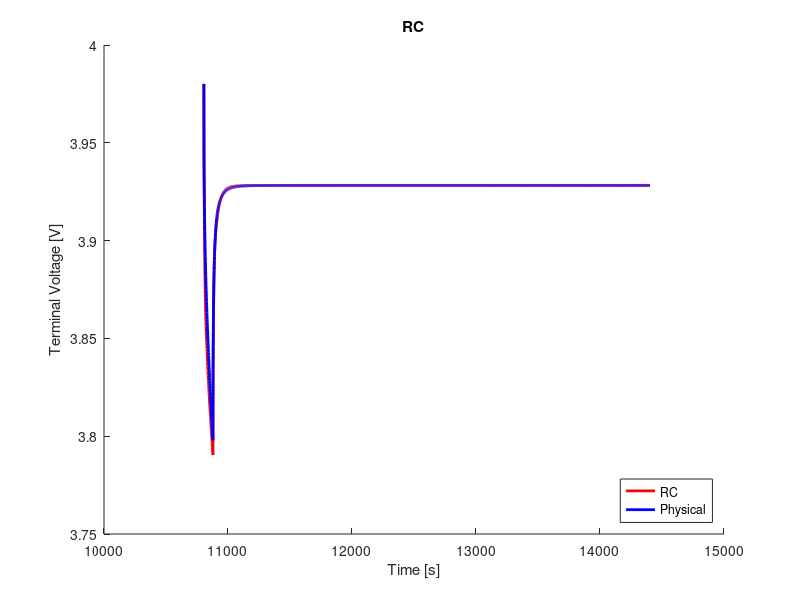

Here is the MATLAB script that generated this plot:
clear;
clc;
close all;

%% load data
load('ocv_final.mat');
time_ocv = time;
load('pulse_5_c_3.mat');
load('rc2_cf_5_c.mat');

%% voltage limitations
v_max = 4.4;                                    % cut-over voltage
v_min = 3.0;                                    % cut-off voltage

%% resample ocv and soc
t1 = time_ocv(1);
t2 = time_ocv(end);
dt = 1;                                         % sample time
t = (t1:dt:t2) - t1;

ocv = interp1(time_ocv, ocv, t1:dt:t2);
soc = interp1(time_ocv, soc, t1:dt:t2);

s = length(time);

%% variables
Q = 16.8;
eta = 1.0;                                  % coulombic efficiency

n = 2;                                      % number of rc links
i_r = zeros(n, 1);
v_c = zeros(n, 1);
flag = 1;

%% compute soc
ind_init = soc(interp1(ocv, 1:length(ocv), V_batt_time(1), 'nearest'))
ind_init = interp1(soc, 1:length(soc), ind_init, 'nearest');
v_t(1) = ocv(ind_init);
z0 = soc(ind_init);
z = z0 - dt/(Q*3600)*eta*cumsum(I(1:end));

% manual fit
p = 4;
r0 = r0_cf(p);
r1 = r1_cf(p);
r2 = r2_cf(p);
% r3 = r3_cf(p);
c1 = c1_cf(p);
c2 = c2_cf(p);
% c3 = c3_cf(p);

r = [r1; r2];
c = [c1; c2];

%% compute terminal voltage
for j = 1:n
    f(j) = exp(-dt/(r(j)*c(j)));
end
for k = 1:s-1
    if flag == 1
        i_r(:, k+1) = diag(f)*i_r(:, k) + (1-f')*I(k);
        v_c(:, k) = i_r(:, k).*r;
        ind = interp1(soc, 1:length(soc), z(k), 'nearest');
        v_t(k+1) = ocv(ind) - sum(v_c(:, k)) - I(k).*r0;
        if v_t(k) < v_min
            fprintf('Reached lower voltage limit.');
            flag = 0;
        end
        if v_t(k) > v_max
            fprintf('Reached upper voltage limit.');
            flag = 0;
        end 
    end
end

%% compute rms error
v_t = reshape(v_t, size(V_batt_time));
rmse = 1000*sqrt(mean((V_batt_time - v_t).^2))     % [mV]

%% plot
figure(1);
hold on;
plot(time, v_t, 'r', 'LineWidth', 2)
hold on;
plot(time, V_batt_time, 'b', 'LineWidth', 2)
xlabel('Time [s]')
ylabel('Terminal Voltage [V]')
title('RC')
legend('RC', 'Physical', 'location', 'southeast')
